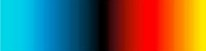
#> input picture scale.jpg, 206 x 51 px
$ jupyter execute --allow-errors convolve_clean.ipynb
#> lines starting #> are read from the running program, lines starting #| are printed output that depends on the picture; after the words box and inside, x2 and y2 are one past the last pixel; in counts of white or black regions, pixels touching at a corner belong together; pictures that were not available may be replaced by others from this repository, and a replacement may not be noted
## IMPORTANT NOTES BEFORE USING!
* AFTER RUNNING ALL CELLS, BROWSER MUST BE MINIMIZED, THEN MAXIMIZED AGAIN TO GET THE CORRECT SHAPES AND EXTENTS OF FIGURES.
* IF ALL FIRING RATES ARE SET TO 0, THE PLOTS MAY FAIL TO REGISTER CHANGES, REQUIRING THE CELL TO BE RERUN. INITIAL FIRING RATES THUS HAVE A NON-ZERO INPUT AT THE FINAL TIME-STEP TO AVOID THIS ISSUE

### IMPORTS AND SET SEED

[cell 1]
import cv2
# import math
import pickle
import ipywidgets as widgets
import scipy.signal as ss
import numpy as np
import matplotlib
import matplotlib.pyplot as mplplt
import bqplot as bq
from bqplot import pyplot as plt
from PIL import Image

[cell 2]
np.random.seed(0)

### CREATE CUSTOM COLOR MAP BASED ON BRUYNS-HAYLETT ARTICLE

[cell 3]
#IMPORT BRUYNS-HAYLETT SCALE AND CONVERT TO RGB
# img_bgr = cv2.imread('scale.jpg')
# img = cv2.cvtColor(img_bgr,cv2.COLOR_BGR2RGB)


img = Image.open('scale.jpg')
#> img is the input picture: PIL image 206x51 RGB; mean R, G, B 103.5, 97.9, 82.8
pixels=list(img.getdata())
#> pixels = 10506 items, first 6: (33, 224, 242), (11, 207, 223), (3, 208, 225), (1, 212, 229), (0, 212, 230), (0, 214, 234)

# CREATE MATPLOTLIB COLORMAP
norm = matplotlib.colors.Normalize(-5, 5)
num_segments=11

r=[]
g=[]
b=[]

normalize_vals = np.linspace(-5,5,num_segments)
# br = np.linspace(0,img.shape[1]-1,num_segments).astype(int)
br = np.linspace(0,img.size[0]-1,num_segments).astype(int)

for i in br:
#     r.append(img[3][i][0]/255)
#     g.append(img[3][i][1]/255)
#     b.append(img[3][i][2]/255)
    r.append(pixels[i][0]/255)
    g.append(pixels[i][1]/255)
    b.append(pixels[i][2]/255)
#> after the loop, b = [0.949, 0.922, 0.855, 0.62, 0.329, 0, 0.0196, 0.0118, 0.00784, 0.00392, 0]; g = [0.878, 0.808, 0.616, 0.416, 0.224, 0.00392, 0.0549, 0.0235, 0.212, 0.6, 0.918]; r = [0.129, 0.00392, 0.00392, 0, 0.00392, 0.00784, 0.553, 0.961, 1, 0.996, 1]

custom_colors=[]
for i in range(num_segments):
    custom_colors.append([norm(normalize_vals[i]),(r[i],g[i],b[i])])
#> after the loop, custom_colors = 11 items
custom_colors[int(num_segments/2)] = [norm(0),(0.,0.,0.)] #explicitely set center value to black

custom_cmap = matplotlib.colors.LinearSegmentedColormap.from_list("", custom_colors)

# CREATE MATRIX TO IMITATE BRUYNS-HAYLETT SCALE
# diverging_line = np.linspace(-5,5,img.shape[1])
diverging_line = np.linspace(-5,5,img.size[0])
#> diverging_line = 206 values from -5 to 5

diverging_matrix = []
# for i in range(img.shape[0]):
for i in range(img.size[1]):

    diverging_matrix.append(diverging_line)

# CREATE COMPARISON PLOT
fig,(ax1,ax2) = mplplt.subplots(2,1)
ax1.imshow(diverging_matrix,
           cmap=custom_cmap,
           vmin = diverging_line[0],
           vmax=diverging_line[-1],
           extent=[diverging_line[0],diverging_line[-1],-1,1]
          )
ax2.imshow(img,
           extent=[diverging_line[0],diverging_line[-1],-1,1]
          )
ax1.set_title('custom cmap')
ax2.set_title('original cmap')
ax1.set_yticks([])
ax2.set_yticks([]);
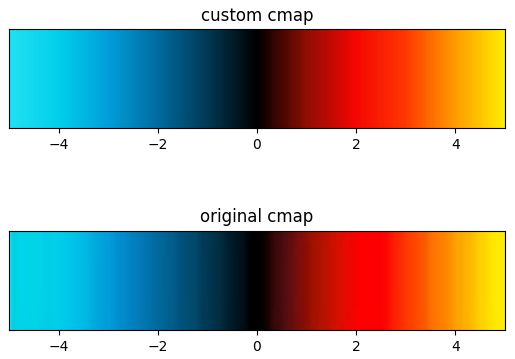
#> figure drawn by matplotlib, 2 panels

### MAKE SINGLE-VALUE 2D MATRIX REPRESENTATIONS OF BRUYNS-HAYLETT FIGURES

[cell 4]
#SVM = Single value matrix, which is what i called the converted images
def create_SVM(img_name):
#> called with img_name = 'inh'
    img_bgr = cv2.imread(img_name)
    img_t = cv2.cvtColor(img_bgr,cv2.COLOR_BGR2RGB)
    img_t = img_t[4:-5,2:-5] #cut away "messy" data along edges, done by visual inspection of iCSD inh-blocked
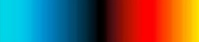
#> img_t: shape (42, 199, 3); mean R, G, B 100.6, 93.4, 83.4

    #blue masks
    color_1 = np.asarray([0,0,28])
    color_2 = np.asarray([255,255,255])
    mask = cv2.inRange(img_t,color_1,color_2)
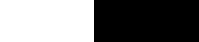
#> mask: shape (42, 199); 47.2% white; 1 white region, box (x1, y1, x2, y2) and area: (0, 0, 94, 42) 3948
    red_mask = img_t.copy()
    red_mask[mask != 0] = (img_t[0,0,0],img_t[0,0,1],img_t[0,0,2])
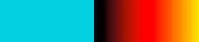
#> red_mask: shape (42, 199, 3); mean R, G, B 101.6, 128.4, 108.1

    red = []
    for i in range(img_t.shape[0]):
        red.append(((255/255)*red_mask[i,:,0]).astype(int)+((238/255)*red_mask[i,:,1]).astype(int)+(0*red_mask[i,:,2]).astype(int))
#> after the loop, red = 42 items
    red=np.multiply(red,1)
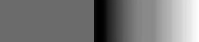
#> red: shape (42, 199) int64; min 0, max 468, mean 221.2; drawn with min black and max white

#     fig,(ax1,ax2)=mplplt.subplots(1,2,sharey=True)
#     fig.suptitle('Blues masked')
#     ax1.imshow(red,cmap=custom_cmap,vmax=np.max(red),vmin=-np.max(red),extent=[0,40,1600,100],aspect=.035)
#     ax2.imshow(red_mask,extent=[0,40,1600,100],aspect=.035)
#     ax1.set_title('SV Matrix')
#     ax2.set_title('Original figure');

    #red masks
    color_1 = np.asarray([12,0,0])
    color_2 = np.asarray([255,255,255])
    mask = cv2.inRange(img_t,color_1,color_2)
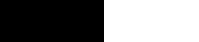
#> mask: shape (42, 199); 47.7% white; 1 white region, box (x1, y1, x2, y2) and area: (104, 0, 199, 42) 3990
    blue_mask = img_t.copy()
    blue_mask[mask != 0] = (img_t[0,0,0],img_t[0,0,1],img_t[0,0,2])
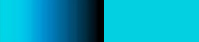
#> blue_mask: shape (42, 199, 3); mean R, G, B 1.9, 162.7, 189.3

    blue = []
    for i in range(img_t.shape[0]):
        blue.append((0*blue_mask[i,:,0]).astype(int)+(1*blue_mask[i,:,1]).astype(int)+(0*blue_mask[i,:,2]).astype(int))
#> after the loop, blue = 42 items
    blue=np.multiply(blue,-2)
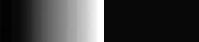
#> blue: shape (42, 199) int64; min -430, max 0, mean -325.5; drawn with min black and max white

# [6 lines of commented-out code are left out]

    fig,(ax1,ax2)=mplplt.subplots(1,2,sharey=True)
    fig.suptitle('Final figure')
    final_figure=np.add((blue)/100,red/100)
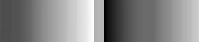
#> final_figure: shape (42, 199) float64; min -3.99, max 1.61, mean -1.04; drawn with min black and max white
    ax1.imshow(final_figure,cmap=custom_cmap,vmin=-5,vmax=5,extent=[0,40,1600,100],aspect=.035)
    ax2.imshow(img_t,extent=[0,40,1600,100],aspect=.035)
    ax1.set_title('SV Matrix')
    ax2.set_title('Original figure');

    return final_figure

[cell 5]
nams = ['inh','noinh','inhl.jpg','noinhl.jpg']

[cell 6]
SVMs = []
for i in nams:
    SVMs.append(create_SVM(i))
#> pass 2 of the loop `for i in nams:`:
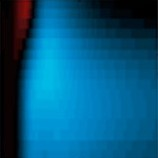
#> input picture inhl.jpg, 158 x 158 px, given in place of noinh, which was not available
#> in create_SVM, img_bgr is the input picture: shape (158, 158, 3); mean B, G, R 126.4, 87.2, 3.9
#> in create_SVM (call 2), `mask = cv2.inRange(img_t,color_1,color_2)`:
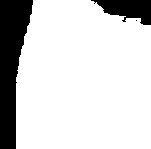
#> mask: shape (149, 151); 82.3% white; 3 black regions (1 under 20 px), largest, box (x1, y1, x2, y2) and area: (0, 0, 33, 149) 3064, (91, 0, 151, 25) 915
#> red_mask: shape (149, 151, 3)
#> after the loop in create_SVM (call 2), `for i in range(img_t.shape[0]):`: red = 149 items
#> blue_mask: shape (149, 151, 3)
#> in create_SVM (call 2), `final_figure=np.add((blue)/100,red/100)`:
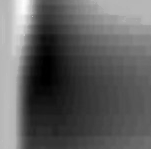
#> final_figure: shape (149, 151) float64; min -3.71, max 1.45, mean -1.77; drawn with min black and max white
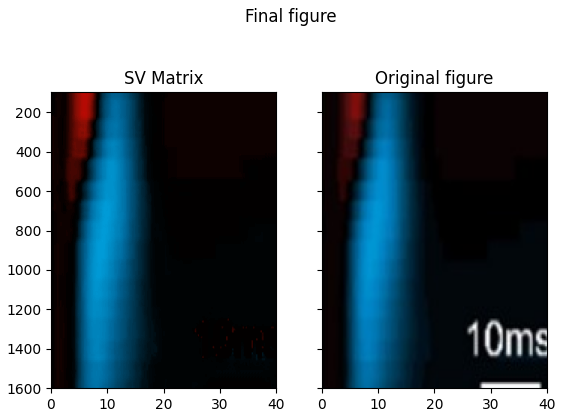
#> figure drawn by matplotlib, 2 panels

#### REWRITE CUSTOM COLORMAP TO HEX FOR BQPLOT
These are slightly skewed for some reason, have to adjust mid when using.
hexed_cmap has black in the centre..

[cell 7]
def rgb_to_hex(rgb):
    return '#%02x%02x%02x' % rgb

[cell 8]
hexed_cmap = []
#> hexed_cmap = []
#> (the rest of this cell did not finish here and is left out)
